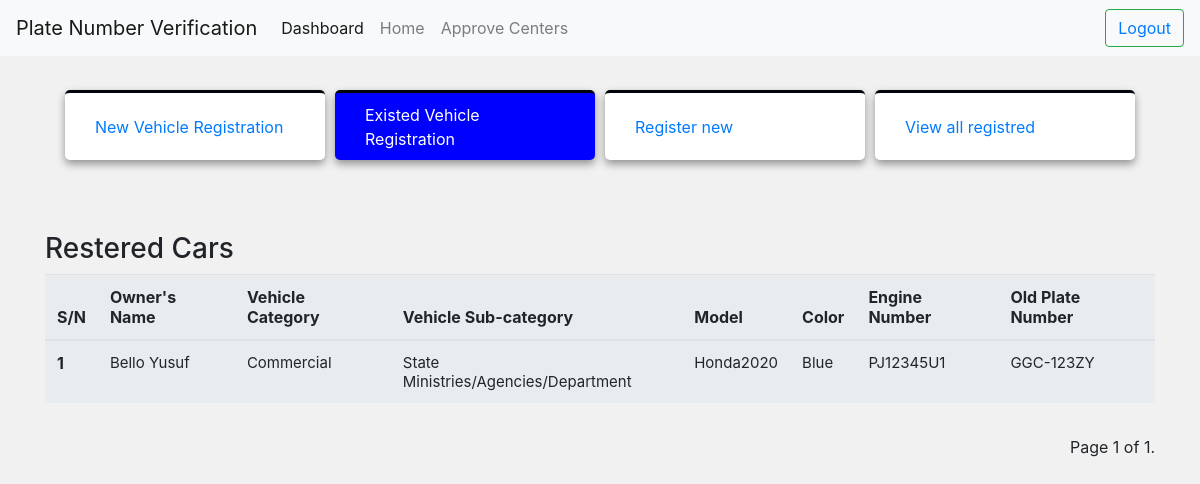
Page /car-list/ (signed in) on the committed database.
### owners/models.py (models this page shows, shortened)
class TimeModels(models.Model):
    created = models.DateTimeField(auto_now=False, auto_now_add=True)
    updated = models.DateTimeField(auto_now=True, auto_now_add=False)
    class Meta:
        abstract = True

class CarRegisteration(TimeModels):
    VEHICLE_CATEGORIES = (
        ("Government", "Government"),
        ("Commercial", "Commercial"),
        ("Private", "Private"),
    )
    VEHICLE_SUB_CATEGORY = (
        ("Diplomatic and Foreign Mission", "Diplomatic and Foreign Mission"),
        ("Federal Parastatals/Agencies/Department", "Federal Parastatals/Agencies/Department"),
        ("LGA", "LGA"),
        ("Military/Paramilitaries", "Military/Paramilitaries"),
        ("State Ministries/Agencies/Department", "State Ministries/Agencies/Department"),
    )
    VEHICLE_MAKE = (
        (100, 100),
        (1617, 1617),
        (190, 190),
        (420, 420),
        ("5 SERIES", "5 SERIES"),
    )
    FUEL_TYPE = (
        ("Petrol", "Petrol"),
        ("Diesel", "Diesel"),
        ("Bio-Fuel", "Bio-Fuel"),
    )
    VEHICLE_TYPE = (
        ("Telsa", "Telsa"),
        ("BMW", "BMW"),
        ("Ferrari", "Ferrari"),
        ("Honda", "Honda"),
        ("Toyota", "Toyota"),
        ("Audi", "Audi"),
        ("Jeep", "Jeep"),
        ("Mazda", "Mazda"),
        ("Nissan", "Nissan"),
    )
    ENGINE_CAPACITY =(
        ("Above 3.0", "Above 3.0"),
        ("Below 1.6", "Below 1.6"),
        ("Between 1.6 and 2.0", "Between 1.6 and 2.0"),
        ("Between 2.1 and 3.0", "Between 2.1 and 3.0"),
    )
    owner = models.ForeignKey(Owner, verbose_name=("Owner"), on_delete=models.CASCADE)
    vehicle_category = models.CharField(choices=VEHICLE_CATEGORIES, max_length=15)
    vehicle_sub_category = models.CharField(choices=VEHICLE_SUB_CATEGORY, max_length=50)
    old_plate_number = models.CharField(max_length=20)
    vehicle_make = models.CharField(max_length=10)
    color = models.CharField(max_length=10)
    fuel_type = models.CharField(choices=FUEL_TYPE, max_length=50)
    year_of_manufacture = models.CharField(max_length=4, help_text="2000")
    model = models.CharField(max_length=10)
    engine_number = models.CharField(max_length=10)
    policy_number = models.CharField(max_length=10)
    vehicle_type = models.CharField(("Vehicle Type/Group"), choices=VEHICLE_TYPE, max_length=50)
    chassis_no = models.CharField(("Chassis Number"), max_length=15)
    engine_capacity = models.CharField(choices=ENGINE_CAPACITY, max_length=50)
    tank_capacity = models.CharField(max_length=50)
    odometer = models.CharField(max_length=15)

class Owner(TimeModels):
    SEX_TYPE = (
        ("Male", "Male"),
        ("Female", "Female"),
    )
    MARITAL_STATUS = (
        ("Single", "Single"),
        ("Married", "Married"),
        ("Divorced", "Divorced"),
    )
    OCCUPATION = (
        ("Student", "Student"),
        ("Civil Servant", "Civil Servant"),
        ("Business", "Business"),
    )
    full_name = models.CharField(max_length=20)
    sex = models.CharField(choices=SEX_TYPE ,max_length=50)
    marital_status = models.CharField(choices=MARITAL_STATUS ,max_length=50)
    occupation = models.CharField(choices=OCCUPATION, max_length=50)
    date_of_birth = models.DateField(auto_now=False, auto_now_add=False, help_text="Date of Birth Format 2000-11-25")
    phone = models.CharField(max_length=20)
    email = models.EmailField(max_length=254)
    residential_address = models.CharField(max_length=50)
    state = models.CharField(max_length=15)
    local_government = models.CharField(("Local government"), max_length=50)
    nationality = models.CharField(max_length=15)
    def __str__(self):
        return self.full_name
    class Meta:
        verbose_name = 'Owner'
        verbose_name_plural = 'Owners'

### owners/views.py (the view)
# urls.py: path("car-list/", CarRegistrationListViews.as_view(), name="car-list"),
class CarRegistrationListViews(LoginRequiredMixin, ListView):
    model = CarRegisteration
    context_object_name = "cars"
    paginate_by = 10
    template_name = "content/car_list.html"

### owners/templates/content/car_list.html (shortened to what this page needs)
{% extends "base.html" %}
{% load static %}
{% load crispy_forms_tags %}
{% block content  %}
{% include "include/header.html" %}
<table class="table jumbotron">
    <h3>Restered Cars </h3>
    <thead>
      <tr>
        <th scope="col">S/N</th>
        <th scope="col">Owner's Name</th>
        <th scope="col">Vehicle Category</th>
        <th scope="col">Vehicle Sub-category</th>
        <th scope="col">Model</th>
        <th scope="col">Color</th>
        <th scope="col">Engine Number</th>
        <th scope="col">Old Plate Number</th>
      </tr>
    </thead>
    <tbody>
      {% for car in cars%}
        <tr>
          <th>{{ car.id }}</th>
          <td>
            {{ car.owner }}
          </td>
          <td>{{ car.vehicle_category }}</td>
          <td>{{ car.vehicle_sub_category}}</td>
          <td>{{ car.model }}</td>
          <td>{{ car.color }}</td>
          <td>{{ car.engine_number }}</td>
          <td>{{ car.old_plate_number }}</td>
        </tr>
      {% endfor %}
    </tbody>
  </table>
  {% include "include/pagination.html" %}
{% endblock content  %}

### owners/static/css/style.css (style rules this page uses)
body { background-color: #f1f1f1f1; }
table { margin-top:5px; width:100%; border-collapse: collapse; }
table tr { border-bottom: 1px solid rgba(0, 0, 0, 0.1); }
table tbody tr:last-child { border-bottom: none; }
td { padding: 9px 5px; font-size: 15px; }

### rows in the picture
CarRegisteration: id "1", owner "Bello Yusuf", vehicle_category "Commercial", vehicle_sub_category "State Ministries/Agencies/Department", model "Honda2020", color "Blue", engine_number "PJ12345U1", old_plate_number "GGC-123ZY"

### other values in the picture
{{ page_obj.number }} "1"
{{ page_obj.paginator.num_pages }} "1"
